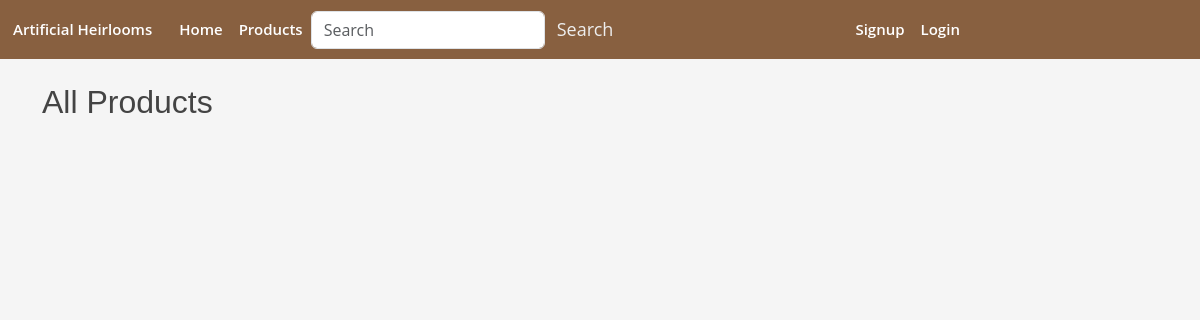
The app's page /products/, older data.
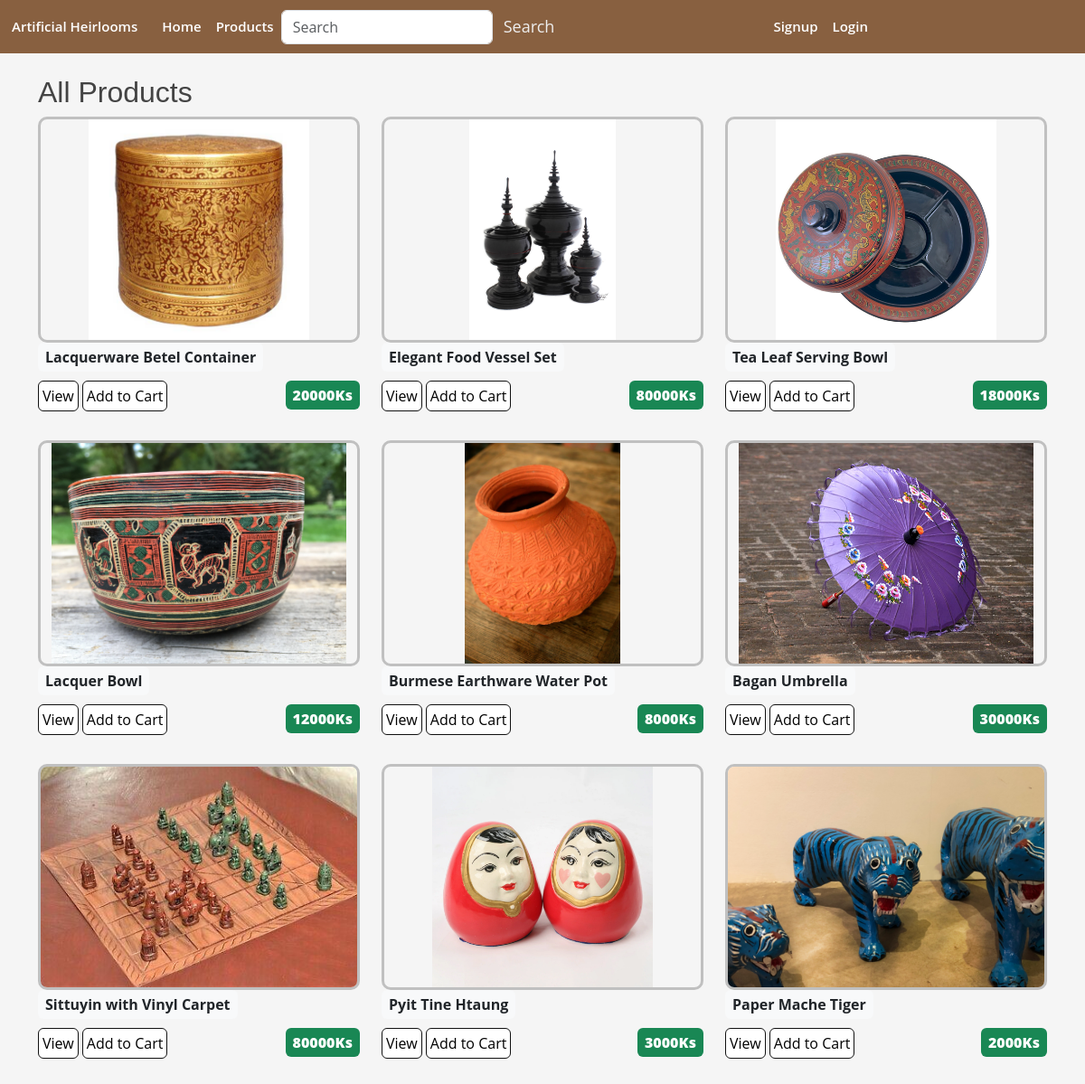
The same page, newer data.
### shop/models.py (models this page shows, shortened)
class Product(models.Model):
    name = models.CharField(max_length=200, null=False)
    image = models.ImageField(upload_to='item_images/', null=True, blank=True)
    description = models.TextField(blank=True)
    price = models.DecimalField(max_digits=10, decimal_places=0)
    stock = models.PositiveIntegerField(default=0)
    @property
    def imageURL(self):
        try:
            url = self.image.url
        except:
            url = ''
        return url

### shop/views.py (the view)
# urls.py: path('products/', views.products, name = 'products'),
def products(request):
    if request.user.is_authenticated:
        customer = request.user.customer
        order, created = Order.objects.get_or_create(customer=customer, complete=False)
        items = order.orderitem_set.all()
        cartItems = order.get_cart_items
    else:
        items = []
        order = {'get_cart_total':0, 'get_cart_items':0}
        cartItems = order['get_cart_items']  # which is zero here
    products = Product.objects.all()
    context = {
        'products': products,
        'cartItems': cartItems,
        'order': order,
    }
    return render(request, 'products.html', context)  # load the item_list as context

### shop/templates/products.html (shortened to what this page needs)
{% extends "master.html" %}
{% load static %}
{% block content %}
  {% if query %}
    <h2>Search results for "{{ query }}"</h2>
    {% if products %}
        <div class="row">
            {% for product in products %}
            <div class="col-lg-4 col-md-6 col-sm-12 product-col">
              <div class="product-list-image-panel">
                <img src="{{ product.imageURL }}" alt="{{ product.name }}">
              </div>
              <div class="box-element product">
                <span class="badge bg-light text-dark p-2 fs-6"> {{ product.name }} </span>
                <hr>
                <a class="btn btn-outline-secondary" href="{% url 'product_detail' product.id %}">View</a>
                <button data-product="{{product.id}}" data-action="add" class="btn btn-outline-secondary add-btn update-cart">Add to Cart</button>
                <span class="badge bg-success p-2 fs-6" style="float: right"><strong>{{ product.price }}Ks</strong></span>
              </div>
            </div>
            {% endfor %}
        </div>
    {% else %}
        <p>No products found matching your search query.</p>
    {% endif %}
  {% else %}
  <h2>All Products</h2>
  <div class="row mb-4">
    {% for product in products %}
    <div class="col-lg-4 col-md-6 col-sm-12 product-col">
      <div class="product-list-image-panel">
        <img src="{{ product.imageURL }}" alt="{{ product.name }}">
      </div>
      <div class="box-element product">
        <span class="badge bg-light text-dark p-2 fs-6"> {{ product.name }} </span>
        <a class="btn btn-outline-secondary" href="{% url 'product_detail' product.id %}">View</a>
        <button data-product="{{product.id}}" data-action="add" class="btn btn-outline-secondary add-btn update-cart">Add to Cart</button>
        <span class="badge bg-success p-2 fs-6" style="float: right"><strong>{{ product.price }}Ks</strong></span>
      </div>
    </div>
    {% endfor %}
  </div>
  {% endif %}
{% endblock %}

### shop/templates/master.html (shortened to what this page needs)
<!DOCTYPE html>
{% load static %}
<html>
<head>
    {% load bootstrap5 %}
    {% bootstrap_css %}
    <link rel="stylesheet" type = 'text/css'  href="{% static 'css/custom.css' %}">
</head>
<body>
    <nav class="navbar navbar-expand-lg">
        <a class="navbar-brand" href="/">Artificial Heirlooms</a>
        <div class="collapse navbar-collapse" id="navbarSupportedContent">
          <ul class="navbar-nav mr-auto">
            <li class="nav-item active">
              <a class="nav-link" href="/">Home</span></a>
            </li>
            <li class="nav-item">
              <a class="nav-link" href="/products/">Products</a>
            </li>
          </ul>
          <form class="form-inline my-2 my-lg-0" style="display: flex; align-items: center;" action="{% url 'search_products' %}" method="GET">
            <input class="form-control mr-sm-2" type="search" placeholder="Search" aria-label="Search" name="q" value="{{ query }}">
            <button class="btn btn-outline-success" type="submit">Search</button>
        </form>
        </div>
        <div class="collapse navbar-collapse" id="navbarNav">
          <ul class="navbar-nav ml-auto">
            {% if user.is_authenticated %}
            <li class="nav-item">
              <a class="nav-link" href="{% url 'logout' %}">Logout</a>
            </li>
            <li class="nav-item">
              <span class="mr-2 navbar-username"> The {{ user.username }} </span>
            </li>
            <li class="nav-item"></li>
              <a class="nav-link" href="/cart/">Cart ({{ order.get_cart_items }})</a>
            </li>
            {% else %}
            <li class="nav-item">
                <a class="nav-link" href="{% url 'signup' %}">Signup</a>
            </li>
            <li class="nav-item">
                <a class="nav-link" href="{% url 'login' %}">Login</a>
            </li>
            {% endif %}
          </ul>
      </div>
    </nav>
<div class="container">
    <br>
    {% block content %}{% endblock %}
</div>
</body>
</html>

### shop/static/css/custom.css (style rules this page uses)
body { font-family: "Open Sans", sans-serif; color: #444444; background-color: whitesmoke; background-size: cover; background-position: center center; background-repeat: repeat; background-attachment: fixed; }
a { color: lavender; text-decoration: none; }
h1, h2, h3, h4, h5, h6 { font-family: "Arial", "Georgia"; }
.btn-outline-secondary { background-color: white; color: black; border-color: #111; padding: 4px; }
.product-col { margin-bottom: 2rem; }
.product-list-image-panel { height: 250px; display: flex; justify-content: center; align-items: center; overflow: hidden; border-radius: 10px; border: 3px solid silver; box-sizing: border-box; }
.product-list-image-panel img { max-height: 100%; max-height: 100%; object-fit: cover; display: block; }
.navbar { padding: 10px; background-color: #886040; }
.navbar ul { margin: 0; padding: 0; display: flex; list-style: none; align-items: center; }
.navbar li { position: relative; }
.navbar a, .navbar a:focus { display: flex; align-items: center; justify-content: space-between; padding: 0 3px; font-size: 15px; font-weight: 600; white-space: nowrap; transition: 0.3s; color: white; position: relative; }
.navbar a:hover:before, .navbar li:hover>a:before, .navbar .active:before { visibility: visible; width: 100%; }
.navbar a:hover, .navbar .active, .navbar .active:focus, .navbar li:hover>a { color: #fff; }
.btn-outline-success { color: #eee; font: Arial; font-size: 18px; outline-color: #eee; border: none; }

Row changes from the older to the newer data that the page shows:
added Product: imageURL (picture), name "Lacquerware Betel Container", price "20000"
added Product: imageURL (picture), name "Elegant Food Vessel Set", price "80000"
added Product: imageURL (picture), name "Tea Leaf Serving Bowl", price "18000"
added Product: imageURL (picture), name "Lacquer Bowl", price "12000"
added Product: imageURL (picture), name "Burmese Earthware Water Pot", price "8000"
added Product: imageURL (picture), name "Bagan Umbrella", price "30000"
added Product: imageURL (picture), name "Sittuyin with Vinyl Carpet", price "80000"
added Product: imageURL (picture), name "Pyit Tine Htaung", price "3000"
added Product: imageURL (picture), name "Paper Mache Tiger", price "2000"
